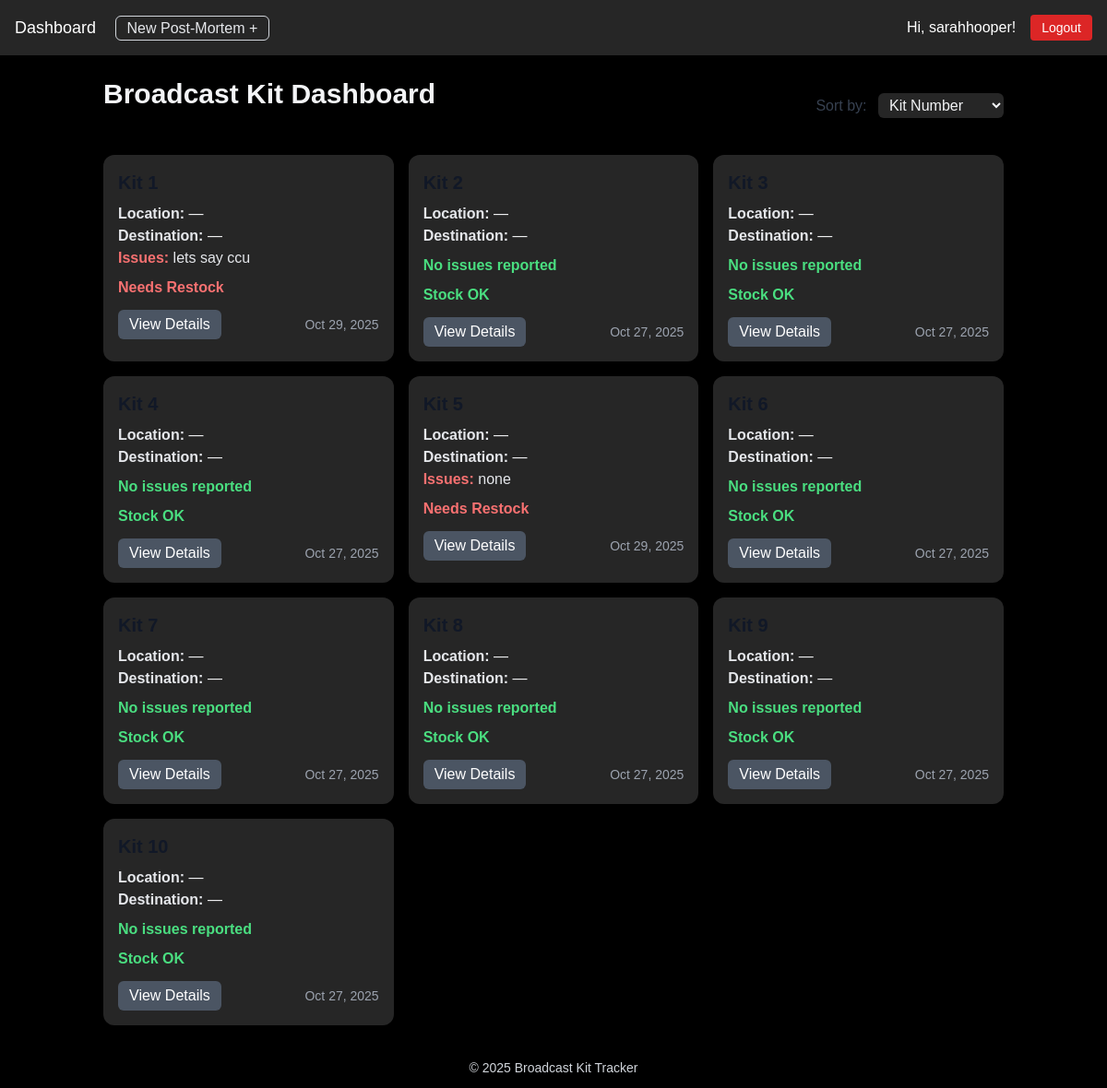
The app's page /dashboard/ (signed in), older data.
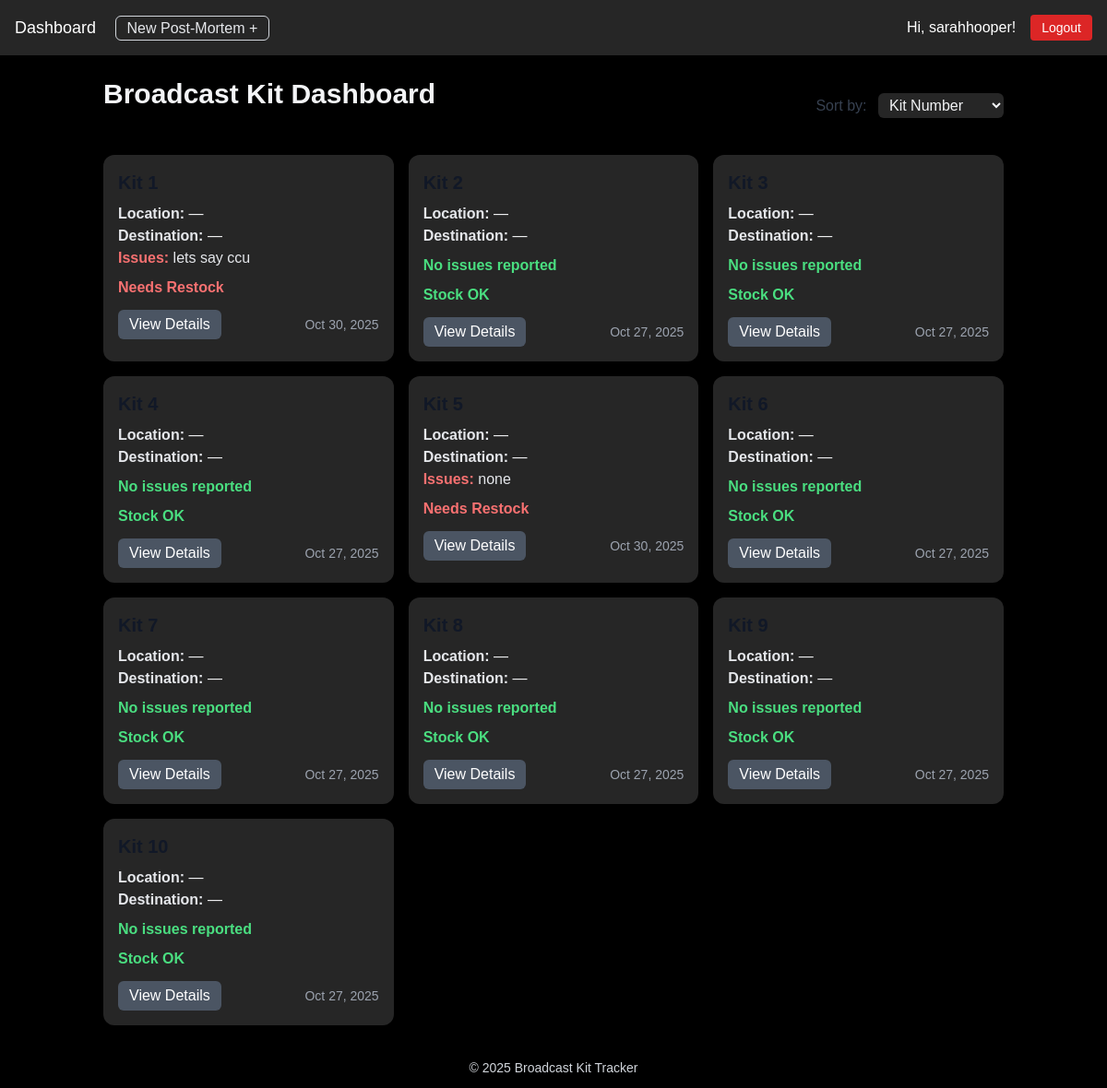
The same page, newer data.
### core/models.py (models this page shows, shortened)
class Kit(models.Model):
    name = models.CharField(max_length=120)
    current_location = models.CharField(max_length=100, blank=True, default="")
    destination_location = models.CharField(max_length=100, blank=True, default="")
    issues = models.TextField(blank=True, null=True)
    needs_restock = models.BooleanField(default=False)
    updated_at = models.DateTimeField(auto_now=True)

### core/views.py (the view)
# urls.py: path('dashboard/', views.dashboard, name='dashboard'),
@login_required
def dashboard(request):
    theme = request.session.get('theme', 'light')
    sort_option = request.GET.get('sort', 'name')  # default sort
    if sort_option == 'latest':
        kits = Kit.objects.all().order_by('-updated_at')  # ✅ sort by last update
    elif sort_option == 'number':
        kits = Kit.objects.all().order_by('name')
    else:
        kits = Kit.objects.all()
    return render(request, 'core/dashboard.html', {'kits': kits, 'sort_option': sort_option, 'theme': theme})

### core/context_processors.py (called while the page is built)
def theme_context(request):
    return {'theme': request.session.get('theme', 'light')}

### core/templates/core/dashboard.html (shortened to what this page needs)
{% extends 'core/base.html' %}
{% block content %}
<div class="flex justify-between items-center mb-6">
    <h1 class="text-3xl font-bold mb-6 text-gray-100">
      Broadcast Kit Dashboard
    </h1>
    <form method="get">
        <label for="sort" class="text-gray-700 dark:text-gray-300 mr-2">Sort by:</label>
        <select name="sort" id="sort"
                class="bg-neutral-800 text-gray-100 px-2 py-1 rounded-md"
                onchange="this.form.submit()">
          <option value="number" {% if sort_option == 'number' %}selected{% endif %}>Kit Number </option>
        </select>
    </form>
</div>
<div class="grid grid-cols-1 md:grid-cols-2 lg:grid-cols-3 gap-4">
  {% for kit in kits %}
    <div class="bg-neutral-800 text-gray-100
                p-4 rounded-xl shadow-md transition-colors duration-300">
      <h2 class="text-xl font-semibold text-gray-900 dark:text-gray-100 mb-2">
      </h2>
      <p><strong class="text-gray-200">Location:</strong> {{ kit.current_location|default:"—" }}</p>
      <p><strong class="text-gray-200">Destination:</strong> {{ kit.destination_location|default:"—" }}</p>
      {% if kit.issues %}
        <p><strong class="text-red-400">Issues:</strong>
          <span class="text-gray-200">{{ kit.issues }}</span>
        </p>
      {% else %}
        <p class="text-green-400 font-semibold mt-2">No issues reported</p>
      {% endif %}
      {% if kit.needs_restock %}
        <p class="text-red-400 font-semibold mt-2">Needs Restock</p>
      {% else %}
        <p class="text-green-400 font-semibold mt-2">Stock OK</p>
      {% endif %}
      <div class="flex justify-between items-center mt-3">
          <a href="{% url 'view_kit' kit.id %}"
             class="inline-block bg-gray-600 text-white
                    px-3 py-1 rounded-md hover:bg-gray-700
                    transition-colors duration-300">
             View Details
          </a>
          <span class="text-sm text-gray-400">
            {{ kit.updated_at|date:"M d, Y" }}
          </span>
        </div>
    </div>
  {% endfor %}
</div>
{% endblock %}

Row changes from the older to the newer data that the page shows:
changed Kit "lets say ccu": updated_at "Oct 29, 2025" → "Oct 30, 2025"
changed Kit "none": updated_at "Oct 29, 2025" → "Oct 30, 2025"
